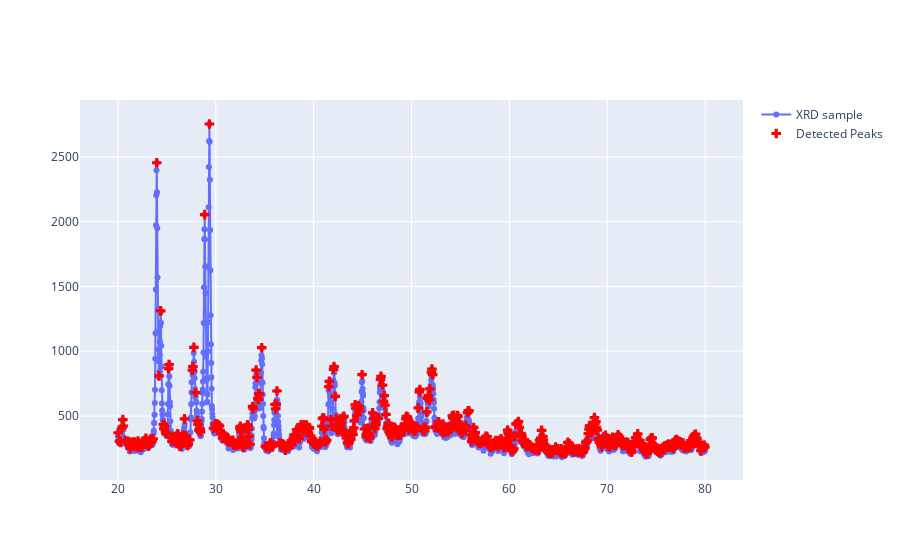

Write notebook code for a chart like this one.
### Code cell
fig = go.Figure()
fig.add_trace(go.Scatter(
    x=xrd_data.Angle,
    y=xrd_data.Intensity,
    mode='lines+markers',
    name='XRD sample'
))

fig.add_trace(go.Scatter(
    x=xrd_data.Angle.loc[indices],
    y=xrd_data.Intensity.loc[indices],
    mode='markers',
    marker=dict(
        size=8,
        color='red',
        symbol='cross'
    ),
    name='Detected Peaks'
))

fig.show()

### Figure 1 — Plotly figure (JSON) as saved in the notebook; plotly's stock layout.template omitted (floating-point values rounded to 4 significant figures; data arrays with more than 128 entries replaced by an {"elided": "..."} marker saying what was removed)
{"data": [{"mode": "lines+markers", "name": "XRD sample", "type": "scatter", "x": {"elided": "2389 float values"}, "y": {"elided": "2389 int values"}}, {"marker": {"color": "red", "size": 8, "symbol": "cross"}, "mode": "markers", "name": "Detected Peaks", "type": "scatter", "x": {"elided": "678 float values"}, "y": {"elided": "678 int values"}}], "layout": {}}
